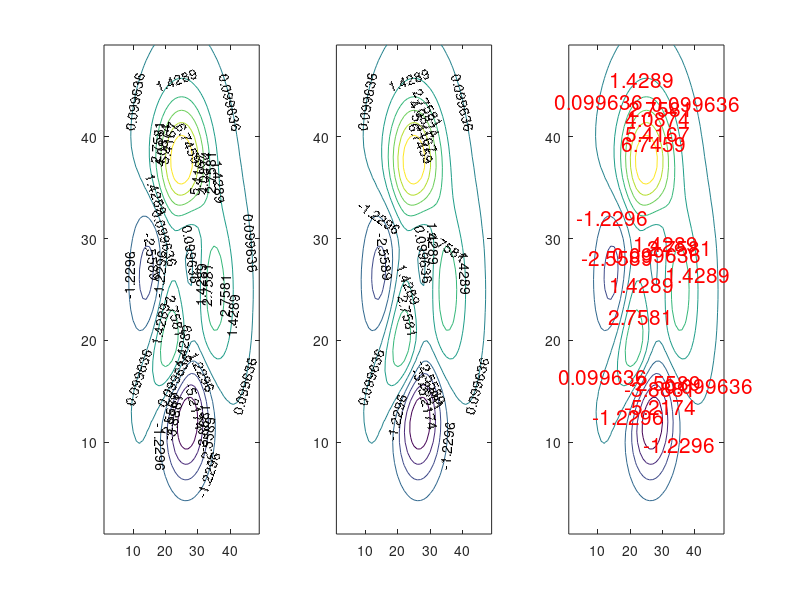

This chart was generated by the following MATLAB code:
subplot(1,3,1), [cs,h] = contour(peaks); clabel(cs,h,'labelspacing',72)
subplot(1,3,2), cs = contour(peaks); clabel(cs)
subplot(1,3,3), [cs,h] = contour(peaks); 
clabel(cs,h,'fontsize',15,'color','r','rotation',0)
get(h,  'type')
